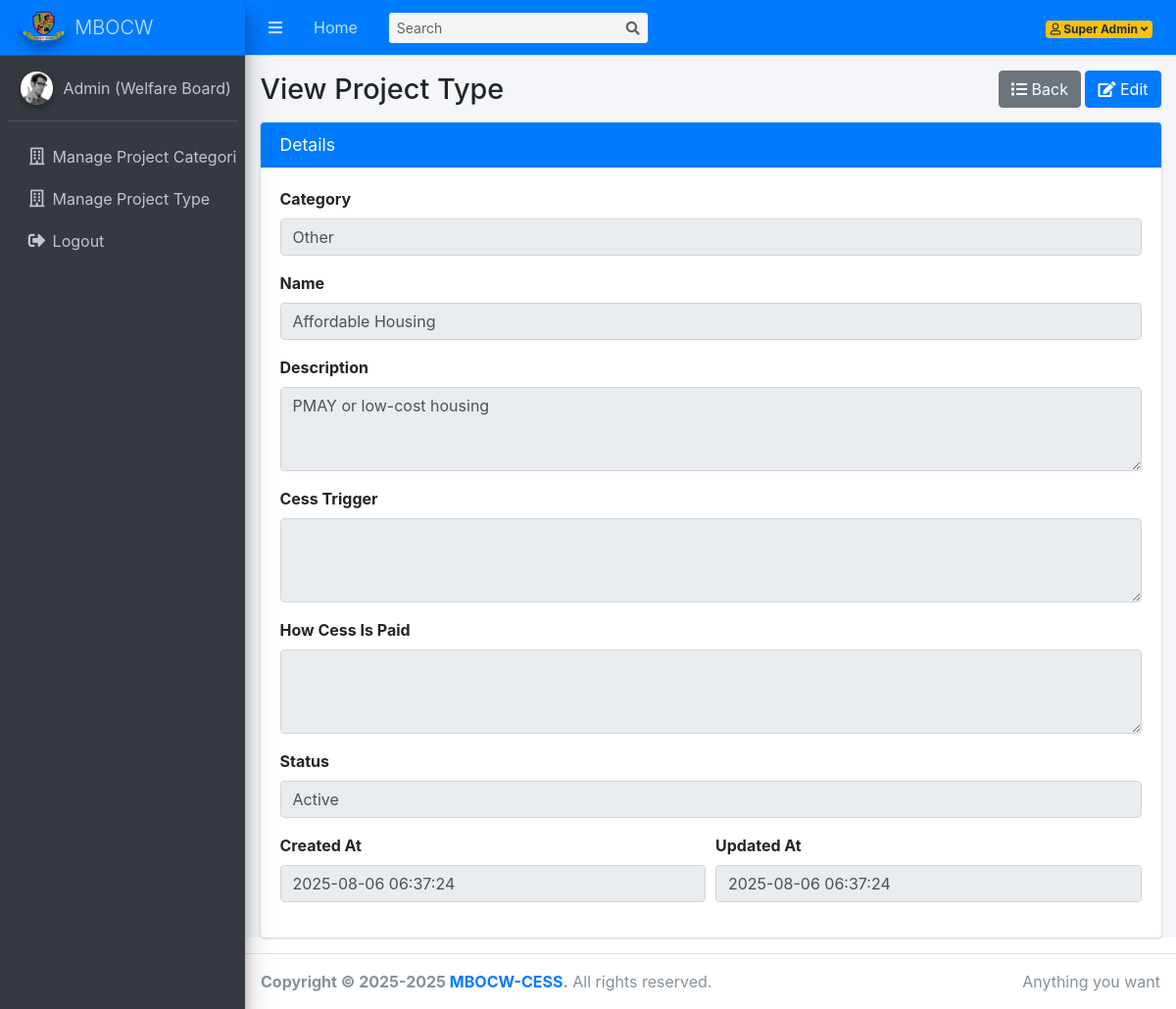
Page /dashboard/view-project-type.php?id=17 (signed in) on the committed database.
### tables this page shows
CREATE TABLE IF NOT EXISTS `project_types` (
  `id` int UNSIGNED NOT NULL AUTO_INCREMENT,
  `category_id` int UNSIGNED NOT NULL,
  `name` varchar(255) NOT NULL,
  `description` text,
  `cess_trigger` text NOT NULL,
  `how_cess_is_paid` text NOT NULL,
  `is_active` tinyint(1) DEFAULT '1',
  `created_at` timestamp NULL DEFAULT CURRENT_TIMESTAMP,
  `updated_at` timestamp NULL DEFAULT CURRENT_TIMESTAMP ON UPDATE CURRENT_TIMESTAMP,
  PRIMARY KEY (`id`),
  KEY `category_id` (`category_id`)
);

CREATE TABLE IF NOT EXISTS `project_categories` (
  `id` int UNSIGNED NOT NULL AUTO_INCREMENT,
  `name` varchar(100) NOT NULL,
  `description` text,
  `is_active` tinyint(1) DEFAULT '1',
  `created_at` timestamp NULL DEFAULT CURRENT_TIMESTAMP,
  `updated_at` timestamp NULL DEFAULT CURRENT_TIMESTAMP ON UPDATE CURRENT_TIMESTAMP,
  PRIMARY KEY (`id`)
);

### dashboard/view-project-type.php (the view, shortened to what this page needs)
<?php
require_once '../config/db.php';
$id = intval($_GET['id']);
$sql = "SELECT pt.*, pc.name AS category_name
        FROM project_types pt
        LEFT JOIN project_categories pc ON pc.id = pt.category_id
        WHERE pt.id = ?";
$stmt = $conn->prepare($sql);
$stmt->bind_param("i",$id);
$stmt->execute();
$res = $stmt->get_result();
$row = $res->fetch_assoc();
?>
<!DOCTYPE html>
<html lang="en">
<head>
  <link rel="stylesheet" href="../plugins/fontawesome-free/css/all.min.css">
  <link rel="stylesheet" href="../dist/css/adminlte.min.css">
</head>
<body class="hold-transition sidebar-mini">
<div class="wrapper">
  <?php include('includes/navbar.php'); ?>
  <?php include('includes/sidebar.php'); ?>
  <div class="content-wrapper">
    <div class="content-header">
      <div class="container-fluid d-flex justify-content-between align-items-center">
        <h1 class="m-0">View Project Type</h1>
        <div>
          <a href="project-types.php" class="btn btn-secondary"><i class="fas fa-list"></i> Back</a>
          <a href="edit-project-type.php?id=<?= $row['id']; ?>" class="btn btn-primary"><i class="fas fa-edit"></i> Edit</a>
        </div>
      </div>
    </div>
    <div class="content">
      <div class="container-fluid">
        <div class="card card-primary">
          <div class="card-header"><h3 class="card-title">Details</h3></div>
          <form>
            <div class="card-body">
              <div class="form-group">
                <label>Category</label>
                <input class="form-control" value="<?= htmlspecialchars($row['category_name'] ?? '—'); ?>" readonly>
              </div>
              <div class="form-group">
                <label>Name</label>
                <input class="form-control" value="<?= htmlspecialchars($row['name']); ?>" readonly>
              </div>
              <div class="form-group">
                <label>Description</label>
                <textarea class="form-control" rows="3" readonly><?= htmlspecialchars($row['description']); ?></textarea>
              </div>
              <div class="form-group">
                <label>Cess Trigger</label>
                <textarea class="form-control" rows="3" readonly><?= htmlspecialchars($row['cess_trigger']); ?></textarea>
              </div>
              <div class="form-group">
                <label>How Cess Is Paid</label>
                <textarea class="form-control" rows="3" readonly><?= htmlspecialchars($row['how_cess_is_paid']); ?></textarea>
              </div>
              <div class="form-group">
                <label>Status</label>
                <input class="form-control" value="<?= $row['is_active'] ? 'Active' : 'Inactive'; ?>" readonly>
              </div>
              <div class="form-row">
                <div class="form-group col-md-6">
                  <label>Created At</label>
                  <input class="form-control" value="<?= $row['created_at']; ?>" readonly>
                </div>
                <div class="form-group col-md-6">
                  <label>Updated At</label>
                  <input class="form-control" value="<?= $row['updated_at']; ?>" readonly>
                </div>
              </div>
            </div>
          </form>
        </div>
      </div>
    </div>
  </div>
  <?php include('includes/footer.php'); ?>
</div>
</body>
</html>

### rows in the picture
project_types: name "Other", name "Affordable Housing", description "PMAY or low-cost housing", is_active "Active", created_at "2025-08-06 06:37:24", updated_at "2025-08-06 06:37:24"

### other values in the picture
$_SESSION['user_name'] "Super Admin"
$_SESSION['user_role_name'] "Admin (Welfare Board)"
